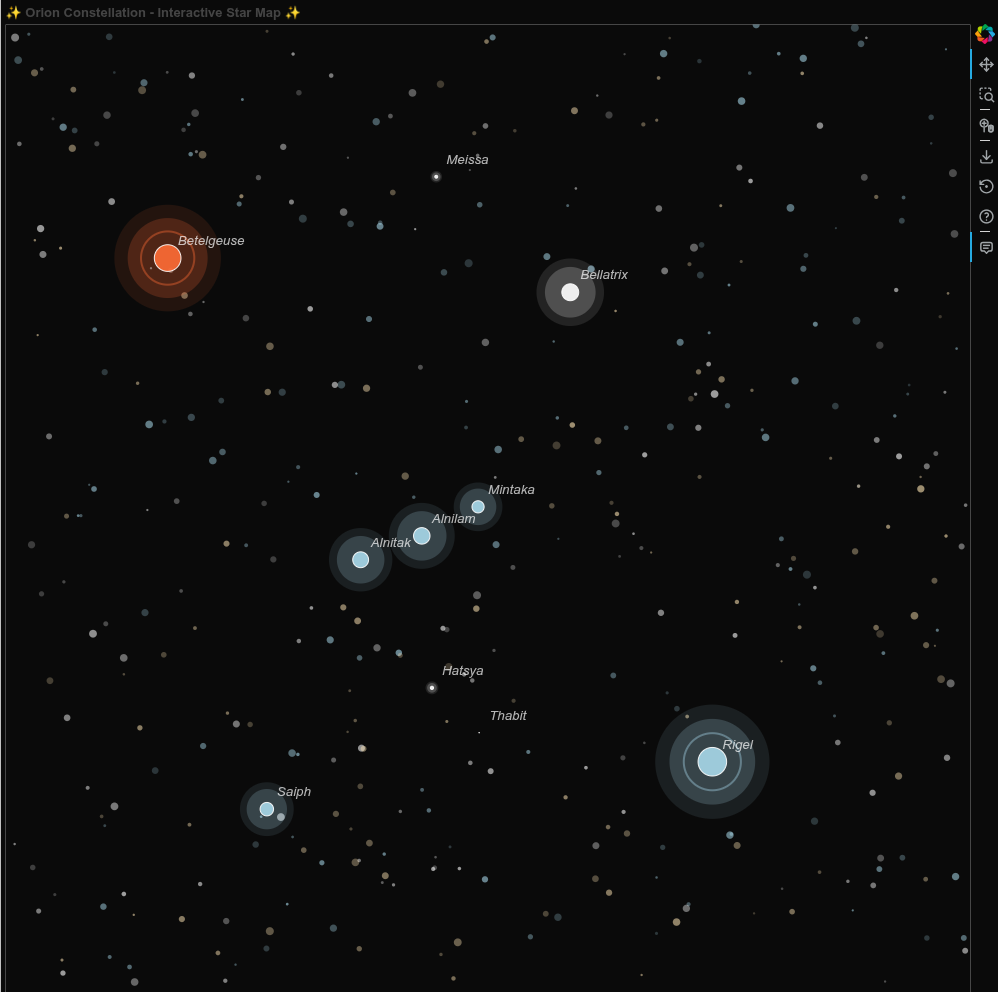

Write the Python code that produced this figure.
from bokeh.plotting import figure, show
from bokeh.models import ColumnDataSource, HoverTool, CustomJS, LabelSet, Div
from bokeh.layouts import column, row
import pandas as pd
import numpy as np

# ============================================================================
# ORION CONSTELLATION - Real Star Data
# ============================================================================
# Coordinates are in Right Ascension (RA) and Declination (Dec)
# Converted to X,Y for plotting

orion_stars = pd.DataFrame({
'name': [
        'Betelgeuse', 'Rigel', 'Bellatrix', 'Mintaka', 'Alnilam', 'Alnitak',
        'Saiph', 'Meissa', 'Hatsya', 'Tabit', 'Thabit'
    ],
    'ra': [
        88.79, 78.63, 81.28, 83.00, 84.05, 85.19, 
        86.94, 83.78, 83.86, 72.46, 82.98
    ],
    'dec': [
        7.41, -8.20, 6.35, -0.30, -1.20, -1.94, 
        -9.67, 9.93, -5.91, 6.96, -7.30
    ],  
    'magnitude': [0.42, 0.18, 1.64, 2.23, 1.69, 1.77, 2.07, 3.39, 3.35, 3.19, 3.7],  # Brightness (lower = brighter)
    'color': ['#ff6b35', '#a8d8ea', '#ffffff', '#a8d8ea', '#a8d8ea', '#a8d8ea', 
              '#a8d8ea', '#ffffff', '#ffffff', '#ffffff', '#ffffff'],
    'star_type': ['Red Supergiant', 'Blue Supergiant', 'Blue Giant', 'Blue Giant', 
                  'Blue Supergiant', 'Blue Supergiant', 'Blue Supergiant', 
                  'Blue Giant', 'Blue Giant', 'Main Sequence', 'Main Sequence']
})

# Normalize coordinates for plotting (center around 0)
orion_stars['x'] = (orion_stars['ra'] - orion_stars['ra'].mean()) * 10
orion_stars['y'] = (orion_stars['dec'] - orion_stars['dec'].mean()) * 10

# Calculate star sizes (brighter stars = larger size)
# Inverse relationship: lower magnitude = brighter = larger
orion_stars['size'] = 30 - (orion_stars['magnitude'] * 8)

# Add glow intensity based on brightness
orion_stars['glow_intensity'] = 5 - orion_stars['magnitude']

# Create glow layer sizes
orion_stars['glow_size_1'] = orion_stars['size'] * 4
orion_stars['glow_size_2'] = orion_stars['size'] * 3
orion_stars['glow_size_3'] = orion_stars['size'] * 2

# ============================================================================
# ADD BACKGROUND STARS (Random field)
# ============================================================================
np.random.seed(42)
n_background = 400

background_stars = pd.DataFrame({
    'x': np.random.uniform(-90, 90, n_background),
    'y': np.random.uniform(-150, 150, n_background),
    'size': np.random.uniform(2, 8, n_background),
    'alpha': np.random.uniform(0.2, 0.6, n_background),
    'color': np.random.choice(['#ffffff', '#a8d8ea', '#ffe5b4'], n_background)
})



# ============================================================================
# CREATE THE PLOT
# ============================================================================

p = figure(
    width=1000, 
    height=1000,
    title="✨ Orion Constellation - Interactive Star Map ✨",
    match_aspect=True,
    x_range=(90, -90),
    y_range=(-150, 150)
)

# Dark space background
p.background_fill_color = "#0a0a0a"
p.border_fill_color = "#0a0a0a"
p.xgrid.visible = False
p.ygrid.visible = False
p.xaxis.visible = False
p.yaxis.visible = False
p.outline_line_color = None

# ============================================================================
# RENDER LAYERS (back to front)
# ============================================================================

# 1. Background stars (dim)
bg_source = ColumnDataSource(background_stars)
p.circle('x', 'y', source=bg_source, size='size', 
         color='color', alpha='alpha', line_color=None)

# 3. Named stars - GLOW LAYERS
orion_source = ColumnDataSource(orion_stars)

# Glow layer 1 (outermost, faintest)
p.circle('x', 'y', source=orion_source, 
        size='glow_size_1', color='color', alpha=0.1, line_color=None)

# Glow layer 2 (middle)
p.circle('x', 'y', source=orion_source, 
        size='glow_size_2', color='color', alpha=0.2, line_color=None)

# 4. Main star bodies
main_stars = p.circle('x', 'y', source=orion_source, 
                      size='size', color='color', alpha=0.9,
                      line_color='white', line_width=1)

# 5. RIPPLE EFFECT for brightest stars (Betelgeuse and Rigel)
brightest = orion_stars[orion_stars['magnitude'] < 0.5].copy()
brightest['ripple_1'] = brightest['size'] * 2


ripple_source = ColumnDataSource(brightest)

# Create ripple circles
p.circle('x', 'y', source=ripple_source, size='ripple_1',
        color='color', fill_alpha=0, line_color='color', line_width=2, line_alpha=0.4)

p.circle('x', 'y', source=ripple_source, size='ripple_2',
        color='color', fill_alpha=0, line_color='color', line_width=2, line_alpha=0.32)

p.circle('x', 'y', source=ripple_source, size='ripple_3',
        color='color', fill_alpha=0, line_color='color', line_width=2, line_alpha=0.24)

p.circle('x', 'y', source=ripple_source, size='ripple_4',
        color='color', fill_alpha=0, line_color='color', line_width=2, line_alpha=0.16)

# ============================================================================
# HOVER TOOLTIPS
# ============================================================================

hover = HoverTool(renderers=[main_stars], tooltips=[
    ("Star Name", "@name"),
    ("Type", "@star_type"),
    ("Magnitude", "@magnitude{0.00}"),
    ("RA", "@ra{0.00}°"),
    ("Dec", "@dec{0.00}°"),
])
p.add_tools(hover)

# ============================================================================
# ADD STAR LABELS
# ============================================================================

labels = LabelSet(
    x='x', y='y', text='name',
    source=orion_source,
    text_color='white',
    text_font_size='10pt',
    text_font_style='italic',
    x_offset=10, y_offset=10,
    text_alpha=0.7
)
p.add_layout(labels)
layout = row(p)
show(layout)
